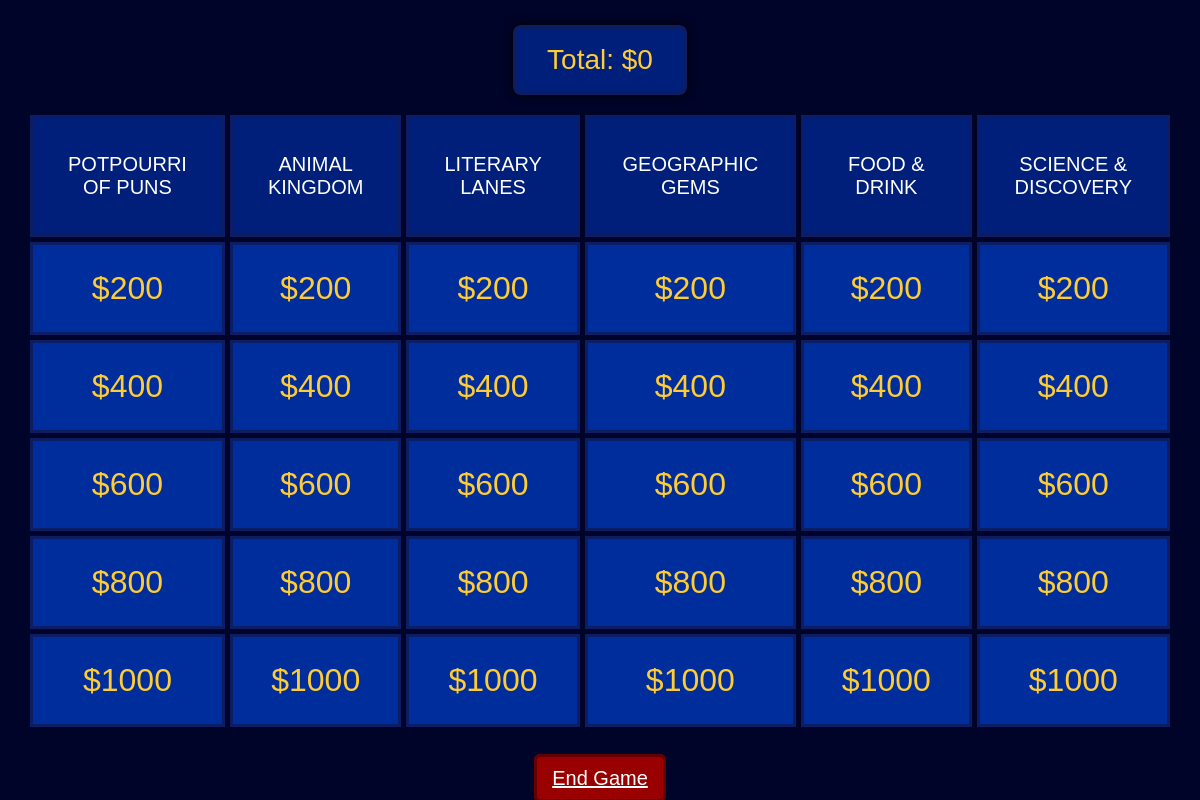
Page /game/40/ on the committed database.
### main/models.py (models this page shows, shortened)
class Category(models.Model):
    game = models.ForeignKey(Game, on_delete=models.CASCADE, related_name='categories')
    title = models.CharField(max_length=100)
    order = models.IntegerField(default=0)  # Position on board
    class Meta:
        ordering = ['order']

### main/views.py (the view)
# urls.py: path("game/<int:game_id>/", views.game_board, name="game_board"),
def game_board(request, game_id):
    try:
        game = Game.objects.get(id=game_id)
        game_logic = JeopardyGame(game_id)
        context = {
            'game_id': game_id,
            'board_state': game_logic.get_board_state(),
            'current_score': game_logic.get_score(),
            'game_phase': game.phase,
            'values_list': [200, 400, 600, 800, 1000],
        }
        return render(request, "main/main_page.html", context)
    except Game.DoesNotExist:
        return redirect('home')

### main/game_logic.py (called while the page is built)
    def get_board_state(self) -> dict:
        categories = self.game.categories.all()
        board = {}
        for category in categories:
            board[category.title] = {
                'questions': []
            }
            for question in category.questions.all().order_by('value'):
                board[category.title]['questions'].append({
                    'value': question.value,
                    'is_answered': question.is_answered,
                    'id': question.id
                })
        return board

    def get_score(self) -> int:
        return self.game.score

### main/templates/main/main_page.html (shortened to what this page needs)
<!DOCTYPE html>
<html lang="en">
<head>
</head>
<body>
    {% csrf_token %} <div class="score-box">
        Total: ${{ current_score }}
    </div>
    <div class="board">
        {% for title, questions in board_state.items %}
        <div class="category">{{ title }}</div>
        {% endfor %}
        {% for value in values_list %}
            {% for title, data in board_state.items %}
                {% for question in data.questions %}
                    {% if question.value == value and not question.is_answered %}
                        <div
                            class="tile"
                            data-question-id="{{ question.id }}"
                            onclick="openQuestion('{{ question.id }}', '{{ question.value }}', this)"
                        >
                            ${{ value }}
                        </div>
                    {% endif %}
                {% endfor %}
            {% endfor %}
        {% endfor %}
    </div>
    <div class="bottom-end-btn">
        <a href="{% url 'home' %}" class="end-btn">End Game</a>
    </div>
</body>
</html>

### main/templates/main/main_page.html (style rules this page uses)
body { background: #000428; margin: 0; padding: 0; display: flex; flex-direction: column; justify-content: flex-start; align-items: center; height: 100vh; font-family: Arial Black, sans-serif; color: white; }
.board { width: 95%; max-width: 1200px; display: grid; grid-template-columns: repeat(6, 1fr); gap: 5px; margin-top: 20px; }
.category { background: #001f7b; border: 3px solid #0c1d63; padding: 35px; text-align: center; font-size: 20px; text-transform: uppercase; color: white; }
.tile { background: #002d9c; border: 3px solid #0c1d63; padding: 25px; font-size: 32px; text-align: center; color: #ffcc33; cursor: pointer; transition: 0.15s; }
.score-box { margin-top: 25px; background: #001f7b; border: 4px solid #0c1d63; padding: 15px 30px; font-size: 28px; color: #ffcc33; text-align: center; border-radius: 8px; box-shadow: 0px 0px 10px #000; }
.bottom-end-btn { text-align: center; margin-top: 40px; }
.end-btn { background: #990000; border: 3px solid #660000; color: white; padding: 10px 15px; font-size: 20px; cursor: pointer; font-family: Arial Black, sans-serif; border-radius: 6px; transition: 0.2s; }

### rows in the picture
Category: board_state "POTPOURRI OF PUNS"
Category: board_state "ANIMAL KINGDOM"
Category: board_state "LITERARY LANES"
Category: board_state "GEOGRAPHIC GEMS"
Category: board_state "FOOD & DRINK"
Category: board_state "SCIENCE & DISCOVERY"

### other values in the picture
{{ current_score }} "0"
{{ value }} "200" "200" "200" "200" "200" "200" "400" "400" "400" "400" "400" "400" "600" "600" "600" "600" "600" "600" "800" "800" "800" "800" "800" "800" "1000" "1000" "1000" "1000" "1000" "1000"
